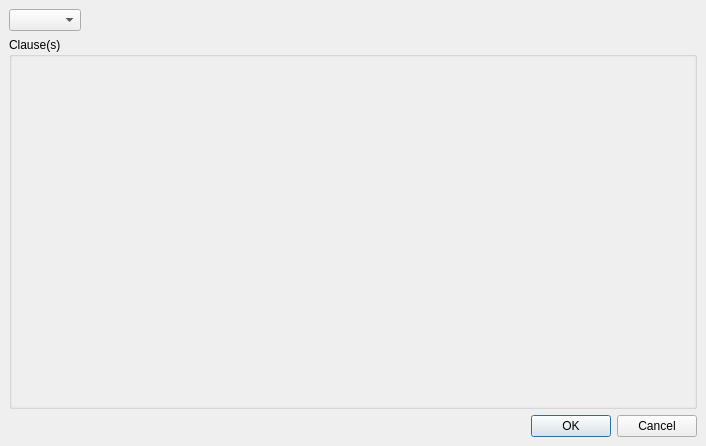
<?xml version="1.0" encoding="UTF-8"?>
<ui version="4.0">
 <class>BuildSearchClause</class>
 <widget class="QDialog" name="BuildSearchClause">
  <property name="geometry">
   <rect>
    <x>0</x>
    <y>0</y>
    <width>706</width>
    <height>446</height>
   </rect>
  </property>
  <property name="windowTitle">
   <string>Build a search clause</string>
  </property>
  <layout class="QVBoxLayout" name="verticalLayout_2">
   <property name="margin">
    <number>9</number>
   </property>
   <item>
    <layout class="QHBoxLayout" name="horizontalLayout">
     <item>
      <widget class="QComboBox" name="optionList"/>
     </item>
     <item>
      <widget class="QPushButton" name="addOption">
       <property name="toolTip">
        <string>Add</string>
       </property>
       <property name="text">
        <string/>
       </property>
       <property name="icon">
        <iconset resource="gui.qrc">
         <normaloff>:/add.png</normaloff>:/add.png</iconset>
       </property>
       <property name="flat">
        <bool>true</bool>
       </property>
      </widget>
     </item>
     <item>
      <widget class="QPushButton" name="addXtdAttrs">
       <property name="toolTip">
        <string>Add extended attributes</string>
       </property>
       <property name="text">
        <string/>
       </property>
       <property name="icon">
        <iconset resource="gui.qrc">
         <normaloff>:/list.png</normaloff>:/list.png</iconset>
       </property>
       <property name="iconSize">
        <size>
         <width>16</width>
         <height>16</height>
        </size>
       </property>
       <property name="flat">
        <bool>true</bool>
       </property>
      </widget>
     </item>
     <item>
      <spacer name="horizontalSpacer">
       <property name="orientation">
        <enum>Qt::Horizontal</enum>
       </property>
       <property name="sizeHint" stdset="0">
        <size>
         <width>40</width>
         <height>20</height>
        </size>
       </property>
      </spacer>
     </item>
    </layout>
   </item>
   <item>
    <widget class="QGroupBox" name="advOptBox">
     <property name="title">
      <string>Clause(s)</string>
     </property>
     <property name="alignment">
      <set>Qt::AlignLeading|Qt::AlignLeft|Qt::AlignTop</set>
     </property>
     <layout class="QVBoxLayout" name="verticalLayout_3">
      <property name="margin">
       <number>0</number>
      </property>
      <item>
       <widget class="QScrollArea" name="scrollArea">
        <property name="frameShape">
         <enum>QFrame::NoFrame</enum>
        </property>
        <property name="widgetResizable">
         <bool>true</bool>
        </property>
        <property name="alignment">
         <set>Qt::AlignLeading|Qt::AlignLeft|Qt::AlignTop</set>
        </property>
        <widget class="QWidget" name="scrollAreaWidgetContents_2">
         <property name="geometry">
          <rect>
           <x>0</x>
           <y>0</y>
           <width>684</width>
           <height>340</height>
          </rect>
         </property>
         <layout class="QVBoxLayout" name="verticalLayout">
          <property name="margin">
           <number>0</number>
          </property>
          <item>
           <layout class="QVBoxLayout" name="advancedOptions"/>
          </item>
          <item>
           <spacer name="verticalSpacer">
            <property name="orientation">
             <enum>Qt::Vertical</enum>
            </property>
            <property name="sizeHint" stdset="0">
             <size>
              <width>20</width>
              <height>40</height>
             </size>
            </property>
           </spacer>
          </item>
         </layout>
        </widget>
       </widget>
      </item>
     </layout>
    </widget>
   </item>
   <item>
    <widget class="QDialogButtonBox" name="buttonBox">
     <property name="orientation">
      <enum>Qt::Horizontal</enum>
     </property>
     <property name="standardButtons">
      <set>QDialogButtonBox::Cancel|QDialogButtonBox::Ok</set>
     </property>
    </widget>
   </item>
  </layout>
 </widget>
 <resources>
  <include location="gui.qrc"/>
 </resources>
 <connections>
  <connection>
   <sender>buttonBox</sender>
   <signal>accepted()</signal>
   <receiver>BuildSearchClause</receiver>
   <slot>accept()</slot>
   <hints>
    <hint type="sourcelabel">
     <x>248</x>
     <y>254</y>
    </hint>
    <hint type="destinationlabel">
     <x>157</x>
     <y>274</y>
    </hint>
   </hints>
  </connection>
  <connection>
   <sender>buttonBox</sender>
   <signal>rejected()</signal>
   <receiver>BuildSearchClause</receiver>
   <slot>reject()</slot>
   <hints>
    <hint type="sourcelabel">
     <x>316</x>
     <y>260</y>
    </hint>
    <hint type="destinationlabel">
     <x>286</x>
     <y>274</y>
    </hint>
   </hints>
  </connection>
 </connections>
</ui>
